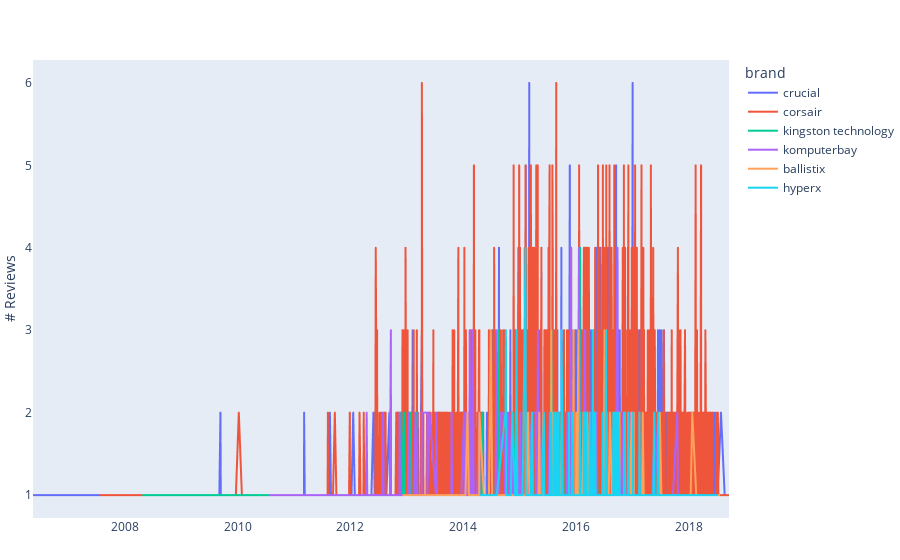

The notebook cell this image was saved under:
### Code cell
data_df = pd.read_json(asum_output_dir / "reviews_sentiments.json.gz")
data_df = data_df[
    data_df["brand"].isin(list(data_df["brand"].value_counts()[:100].index))
]

category_df = data_df[data_df["category"] == "Memory"]
category_df = category_df[category_df["brand"] != "corsair"]

# competitors
competitors = list(category_df["brand"].value_counts().index)[:5] + ["corsair"]

competitors_df = data_df[data_df["brand"].isin(competitors)]

# positive sentiment in time
sentiments_count = (
    competitors_df[competitors_df["sentiment"] == "positive"]
    .groupby(["timestamp", "brand"])["sentiment"]
    .value_counts()
)
sentiments_df = (
    pd.DataFrame(sentiments_count).rename(columns={"sentiment": "count"}).reset_index()
)

fig3 = px.line(
    sentiments_df,
    x="timestamp",
    y="count",
    color="brand",
    # title="Sentiment Over Time",
)
fig3.update_xaxes(
    showgrid=False,
    title_text="",
    # range=list(map(lambda x: datetime.datetime(x, 1, 1), years)),
)
fig3.update_yaxes(showgrid=False, title_text="# Reviews")
fig3.update_layout({"margin": dict(l=0, r=0, b=0)})
fig3

### Figure 1 — Plotly figure (JSON) as saved in the notebook; plotly's stock layout.template omitted (floating-point values rounded to 4 significant figures; data arrays with more than 128 entries replaced by an {"elided": "..."} marker saying what was removed)
{"data": [{"hovertemplate": "brand=crucial<br>timestamp=%{x}<br>count=%{y}<extra></extra>", "legendgroup": "crucial", "line": {"color": "#636efa", "dash": "solid"}, "marker": {"symbol": "circle"}, "mode": "lines", "name": "crucial", "showlegend": true, "x": {"elided": "1039 str values"}, "xaxis": "x", "y": {"elided": "1039 int values"}, "yaxis": "y", "type": "scattergl"}, {"hovertemplate": "brand=corsair<br>timestamp=%{x}<br>count=%{y}<extra></extra>", "legendgroup": "corsair", "line": {"color": "#EF553B", "dash": "solid"}, "marker": {"symbol": "circle"}, "mode": "lines", "name": "corsair", "showlegend": true, "x": {"elided": "1469 str values"}, "xaxis": "x", "y": {"elided": "1469 int values"}, "yaxis": "y", "type": "scattergl"}, {"hovertemplate": "brand=kingston technology<br>timestamp=%{x}<br>count=%{y}<extra></extra>", "legendgroup": "kingston technology", "line": {"color": "#00cc96", "dash": "solid"}, "marker": {"symbol": "circle"}, "mode": "lines", "name": "kingston technology", "showlegend": true, "x": {"elided": "284 str values"}, "xaxis": "x", "y": {"elided": "284 int values"}, "yaxis": "y", "type": "scattergl"}, {"hovertemplate": "brand=komputerbay<br>timestamp=%{x}<br>count=%{y}<extra></extra>", "legendgroup": "komputerbay", "line": {"color": "#ab63fa", "dash": "solid"}, "marker": {"symbol": "circle"}, "mode": "lines", "name": "komputerbay", "showlegend": true, "x": {"elided": "360 str values"}, "xaxis": "x", "y": {"elided": "360 int values"}, "yaxis": "y", "type": "scattergl"}, {"hovertemplate": "brand=ballistix<br>timestamp=%{x}<br>count=%{y}<extra></extra>", "legendgroup": "ballistix", "line": {"color": "#FFA15A", "dash": "solid"}, "marker": {"symbol": "circle"}, "mode": "lines", "name": "ballistix", "showlegend": true, "x": {"elided": "327 str values"}, "xaxis": "x", "y": {"elided": "327 int values"}, "yaxis": "y", "type": "scattergl"}, {"hovertemplate": "brand=hyperx<br>timestamp=%{x}<br>count=%{y}<extra></extra>", "legendgroup": "hyperx", "line": {"color": "#19d3f3", "dash": "solid"}, "marker": {"symbol": "circle"}, "mode": "lines", "name": "hyperx", "showlegend": true, "x": {"elided": "341 str values"}, "xaxis": "x", "y": {"elided": "341 int values"}, "yaxis": "y", "type": "scattergl"}], "layout": {"xaxis": {"anchor": "y", "domain": [0.0, 1.0], "title": {"text": ""}, "showgrid": false}, "yaxis": {"anchor": "x", "domain": [0.0, 1.0], "title": {"text": "# Reviews"}, "showgrid": false}, "legend": {"title": {"text": "brand"}, "tracegroupgap": 0}, "margin": {"t": 60, "l": 0, "r": 0, "b": 0}}}
